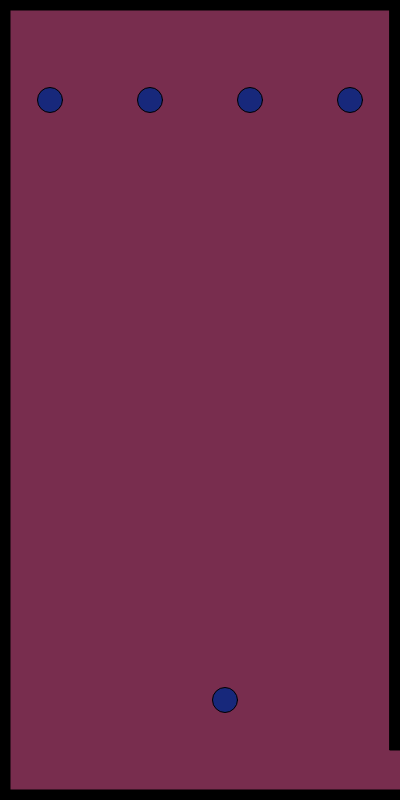
Frame 1 (no input)
Frame 60 (no input): identical to frame 1, image omitted
Frame 120 (the mouse pressed at the canvas centre since frame 60): identical to frame 1, image omitted

The p5.js sketch that drew this single still picture (run headless with seeded random() and noise() and a simulated clock; from frame 60 on, the mouse is pressed at the canvas centre):

// p5.js sketch
// ── sketch.js
// x and y for my character
var characterX = 250;
var characterY = 800;
var passing = false;

// define the key codes for each letter
var w = 87;
var s = 83;
var a = 65;
var d = 68;

// x and y for a shape
var shapeX = 30;
var shapeY = 50;

var shapeXs = [];
var shapeYs = [];
var diameters = [];

var shapeXSpeeds = [];
var shapeYSpeeds = [];

var target1X = 50;
var target1Y = 100;

var target2X = 150;
var target2Y = 100;

var target3X = 250;
var target3Y = 100;

var target4X = 350;
var target4Y = 100;

// create a shape when the mouse is clicked
var mouseShapeX;
var mouseShapeY;

var shapesVisible = [true, true, true, true];

function checkCircleCollision(x1, y1, r1, x2, y2, r2){
  return (Math.abs((x1 - x2) * (x1 - x2) + (y1 - y2) * (y1 - y2))) < (r1 + r2) * (r1 + r2);
}

function circleCollision(x1, y1, x2, y2, r1, r2)
{
    let d = Math.sqrt((x1 - x2) * (x1 - x2)
                         + (y1 - y2) * (y1 - y2));

    if (d <= r1 - r2) {
        return true;
    }
    else if (d <= r2 - r1) {
        return true;
    }
    else if (d < r1 + r2) {
        return true;
    }
    else if (d == r1 + r2) {
      return false;
    }
    else {
        return false;
    }
}

function checkShapeCollision(){
  for(let x = 0; x < shapeXs.length; x++){
    let colliding = circleCollision(characterX, characterY, shapeXs[x], shapeYs[x], 25, 25);
    if (colliding && shapesVisible[x]){
      shapesVisible[x] = false;
      console.log("Hit");
    }
  }
}

function setup() {
    createCanvas(400, 800);

    createCharacter(225, 700);

    shapeXs.push(target1X);
    shapeXs.push(target2X);
    shapeXs.push(target3X);
    shapeXs.push(target4X);

    shapeYs.push(target1Y);
    shapeYs.push(target2Y);
    shapeYs.push(target3Y);
    shapeYs.push(target4Y);

}


function wonGame(){
  let shapesCleared = true;
  for (let x = 0; x < shapesVisible.length; x++){
    if(shapesVisible[x]){
      shapesCleared = false;
    }
  }
  return shapesCleared;
}

function draw() {
    background(120, 45, 78);
    stroke(0);
    fill(0);

    // call createBorders function
    createBorders(10);

    //createCharacter(200,350);
    drawCharacter();
    characterMovement();
    drawTargets();
    shapeMovement();
    checkShapeCollision();

    // potential enemy
    fill(13, 145, 14);
    // check to see if the character has left the exit
    let winner = wonGame();
    if (winner) {
        fill(0);
        stroke(5);
        textSize(26);
        text("You Win!", width / 2 - 50, height / 2 - 50);
    }
}

function characterMovement() {

    if (passing == false){
    if (keyIsDown(a)) {
        characterX -= 10;
    }
    if (keyIsDown(d)) {
        characterX += 10;
    }
    }
    else{
        if (characterY <= 0){
            passing = false;
            characterX = 225;
            characterY = 700;
        }
        else{
        characterY -= 2;
        }
    }
}

function shapeMovement(){
    for (let x = 0; x < shapeXs.length; x++){
        shapeXs[x] += 0;
        if (shapeXs[x] >= 400){
            shapeXs[x] = 0;
        }
    }
}

function keyPressed(){
    if (key == "w"){
        passing = true;
    }
}

function createCharacter(x, y) {
    characterX = x;
    characterY = y;
}

function drawCharacter() {
    fill(23, 40, 123);
    circle(characterX, characterY, 25);
}

function drawTargets(){
    for(let x = 0; x < shapeXs.length; x++){
      if (shapesVisible[x]){
        circle(shapeXs[x], shapeYs[x], 25);
      }
    }
}

function createBorders(thickness) {
    // top border
    rect(0, 0, width, thickness);
    // left border
    rect(0, 0, thickness, height);
    // bottom border
    rect(0, height - thickness, width, thickness);
    // right upper border
    rect(width - thickness, 0, thickness, height - 50);
}

function mouseClicked() {
    mouseShapeX = mouseX;
    mouseShapeY = mouseY;
}

function getRandomNumber(number) {
    return Math.floor(Math.random() * number) + 10;
}

function hitTarget(){
    for(let x = 0; x < shapeXs.length; x++){
        if ((shapeXs[x] <= characterX + 12.5 || shapeXs[x] <= characterX - 12.5) && (shapeYs[x] >= characterY + 12.5 && shapeYs[x] <= characterY -12.5)){
            console.log("Hit");
            return x;
        }
    }

    return -1;
}
